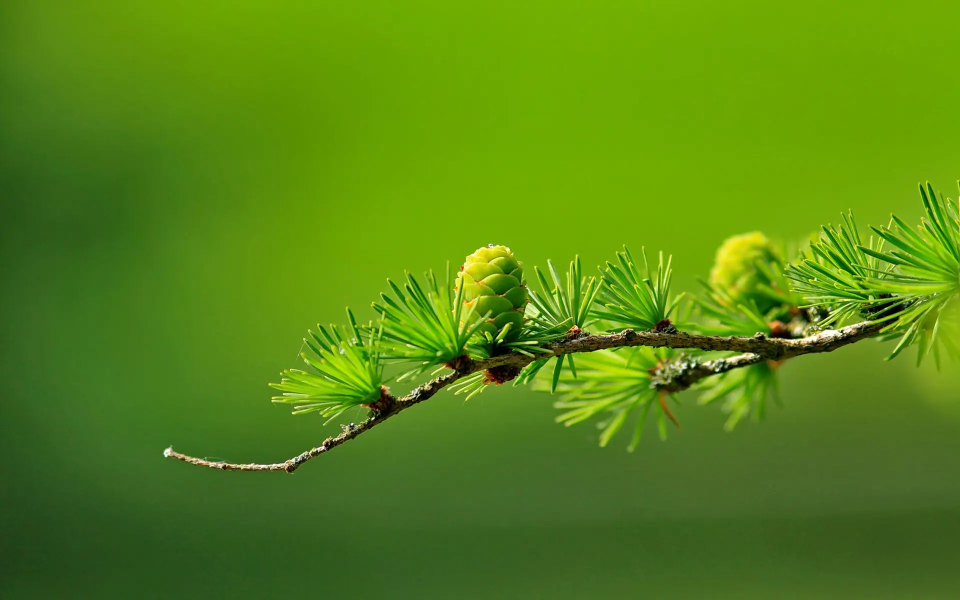
#> input picture 86-何小丽-北京/第五周作业/gray_test.jpg, 1920 x 1200 px (shown at 1/2 size)
$ jupyter execute homework-05.ipynb
#> lines starting #> are read from the running program, lines starting #| are printed output that depends on the picture
# 1.实现透镜变换

[cell 1]
import cv2
import numpy as np

img = cv2.imread('gray_test.jpg')
#> img is the input picture: shape (1200, 1920, 3); mean B, G, R 19.6, 134.3, 86.7

result1 = img.copy()

'''
注意这里src和dst的输入并不是图像，而是图像对应的顶点坐标。
'''
src = np.float32([[207, 151], [517, 285], [17, 601], [343, 731]])# 原始图像4个顶点
dst = np.float32([[0, 0], [337, 0], [0, 488], [337, 488]]) # 原始图片映射之后的4个顶点
print(img.shape)
#| (1200, 1920, 3)
# 生成透视变换矩阵；进行透视变换
m = cv2.getPerspectiveTransform(src, dst) # 变换矩阵，即获得映射之后的图片时用的参数矩阵
print("warpMatrix:")
print(m)
result = cv2.warpPerspective(result1, m, (337, 488))
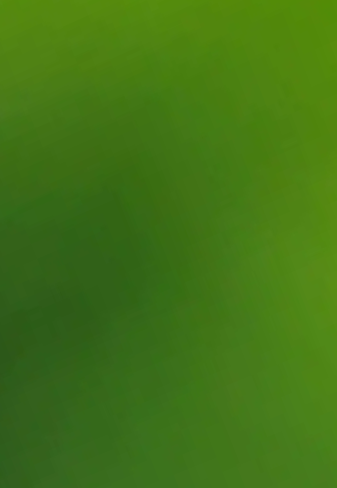
#> result: shape (488, 337, 3); mean B, G, R 21.8, 117.7, 66
cv2.imshow("src", img)
cv2.imshow("result", result)
cv2.waitKey(0)

# 2.实现kmeans

[cell 2]
# coding: utf-8

import cv2
import numpy as np
import matplotlib.pyplot as plt

#读取原始图像灰度颜色
img = cv2.imread('gray_test.jpg', 0)
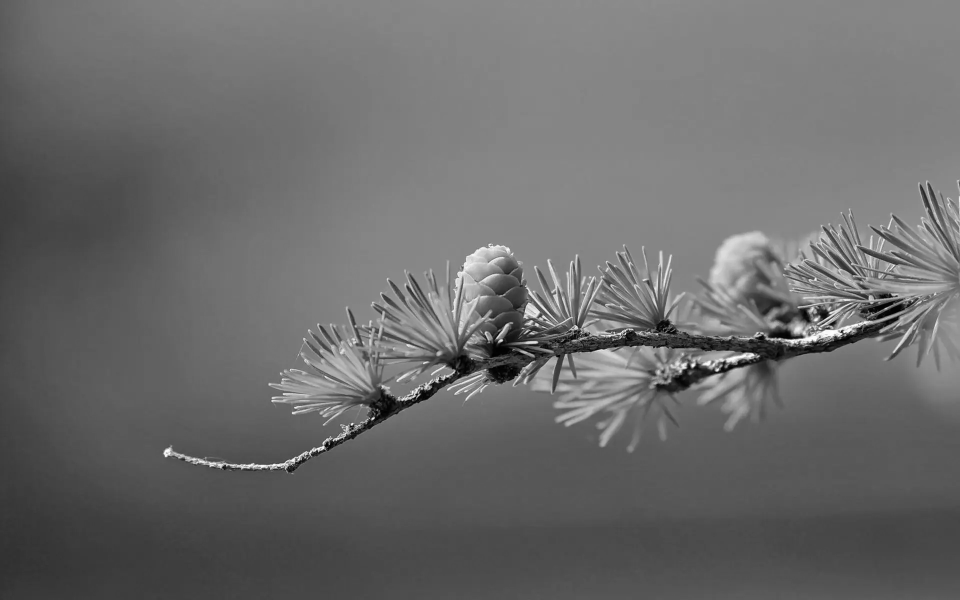
#> img: shape (1200, 1920) (shown at 1/2 size); min 0, max 255, mean 107
print (img.shape)
#| (1200, 1920)

#获取图像高度、宽度
rows, cols = img.shape[:]
#> rows = 1200; cols = 1920

#图像二维像素转换为一维
data = img.reshape((rows * cols, 1))
data = np.float32(data)
print('二维像素转为一维像素之后的结果:')
print(data)
#> (printed output is left out)

#停止条件 (type,max_iter,epsilon)
criteria = (cv2.TERM_CRITERIA_EPS +cv2.TERM_CRITERIA_MAX_ITER, 10, 1.0)

#设置标签
flags = cv2.KMEANS_RANDOM_CENTERS

#K-Means聚类 聚集成3类
compactness, labels, centers = cv2.kmeans(data, 3, None, criteria, 10, flags)
#> compactness = 414562980.1; centers = [80.17, 126.9, 177.1]

#生成最终图像
dst = labels.reshape((img.shape[0], img.shape[1]))
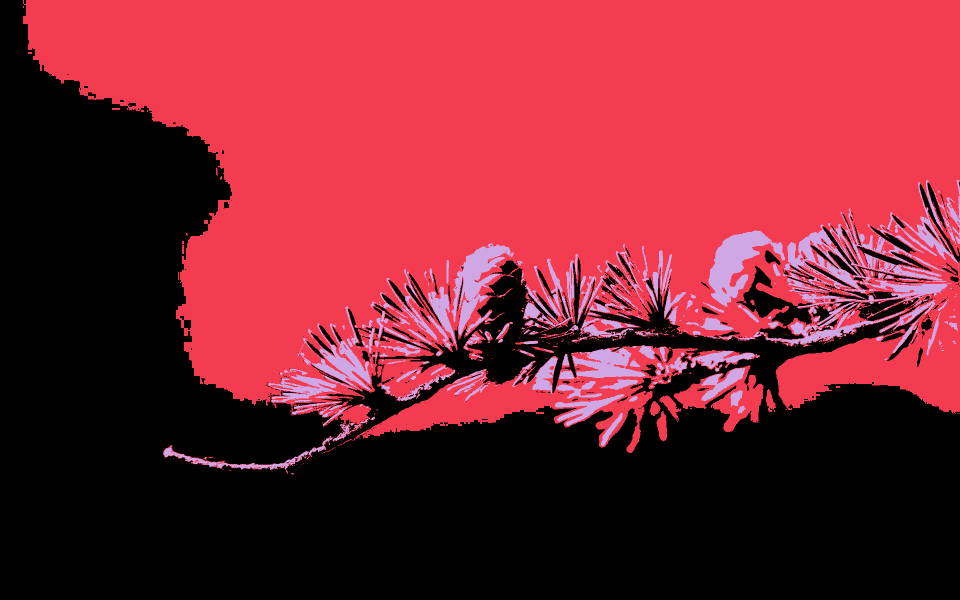
#> dst: shape (1200, 1920) int32 (shown at 1/2 size); 3 distinct labels, from 0 to 2; one colour per label, 0 black

#用来正常显示中文标签
plt.rcParams['font.sans-serif']=['SimHei']

#显示图像
titles = [u'原始图像', u'聚类图像']
images = [img, dst]
for i in range(2):
   plt.subplot(1,2,i+1), plt.imshow(images[i], 'gray'),
   plt.title(titles[i])
   plt.xticks([]),plt.yticks([])
plt.show()
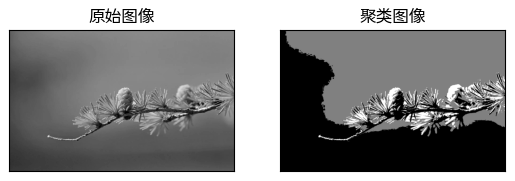
#> figure drawn by matplotlib, 2 panels
